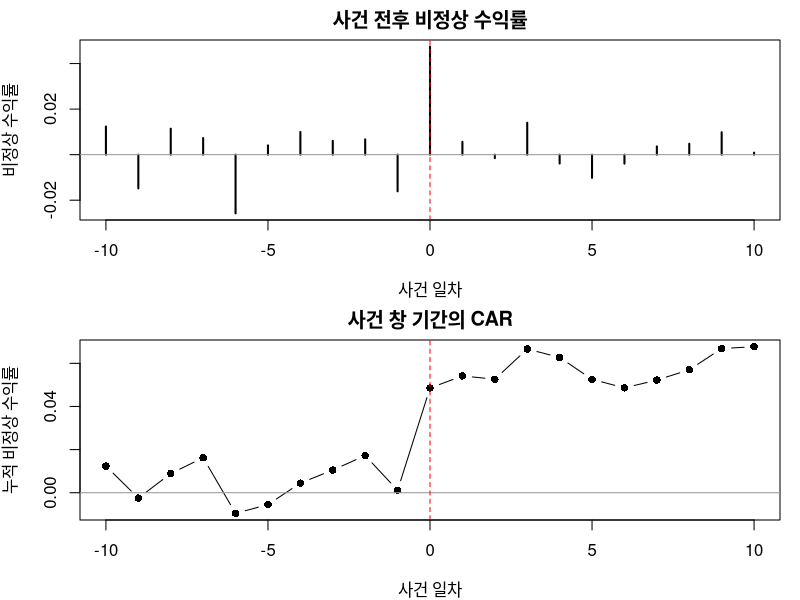

Here is the R script that generated this plot:
## ---- chunk 1
#| label: fig-event-study
#| fig-cap: "시뮬레이션된 사건연구. 상단: 사건(0일차) 전후의 일별 비정상 수익률로, 실제 주입된 양의 충격을 확인할 수 있다. 하단: 사건 창 기간 동안의 누적 비정상 수익률(CAR)."
#| message: false
#| warning: false
set.seed(37)

n_est   <- 250            # 추정 창 길이 (일수)
n_event <- 21             # 사건 창: -10 .. +10
alpha_t <- 0.0002         # 기업의 참 알파
beta_t  <- 1.1            # 기업의 참 베타
shock   <- 0.03           # 사건 당일(0일차) 실제 비정상 수익률

# 시장 수익률: 작은 표류율을 갖는 백색잡음(랜덤워크 가격)
r_mkt <- rnorm(n_est + n_event, mean = 0.0003, sd = 0.010)

# 시장 모형과 고유 오차를 통해 생성된 개별 기업 수익률
eps   <- rnorm(n_est + n_event, mean = 0, sd = 0.012)
r_firm <- alpha_t + beta_t * r_mkt + eps

# 사건 당일(사건 창 내 0일차)에 사건 충격 주입
event_day <- n_est + 11          # 사건 창 내 0일차의 인덱스
r_firm[event_day] <- r_firm[event_day] + shock

# 추정 창 데이터만을 사용하여 시장 모형 추정
est_idx <- seq_len(n_est)
fit <- lm(r_firm[est_idx] ~ r_mkt[est_idx])

# 사건 창 기간 동안의 비정상 수익률 계산
evt_idx <- (n_est + 1):(n_est + n_event)
ar <- r_firm[evt_idx] - (coef(fit)[1] + coef(fit)[2] * r_mkt[evt_idx])
car <- cumsum(ar)
rel_day <- -10:10

op <- par(mfrow = c(2, 1), mar = c(4, 4, 2, 1))
plot(rel_day, ar, type = "h", lwd = 2,
     xlab = "사건 일차", ylab = "비정상 수익률",
     main = "사건 전후 비정상 수익률")
abline(h = 0, col = "grey60"); abline(v = 0, lty = 2, col = "red")
plot(rel_day, car, type = "b", pch = 16,
     xlab = "사건 일차", ylab = "누적 비정상 수익률",
     main = "사건 창 기간의 CAR")
abline(h = 0, col = "grey60"); abline(v = 0, lty = 2, col = "red")
par(op)

round(c(alpha_hat = coef(fit)[1], beta_hat = coef(fit)[2],
        CAR_event_window = tail(car, 1)), 4)
